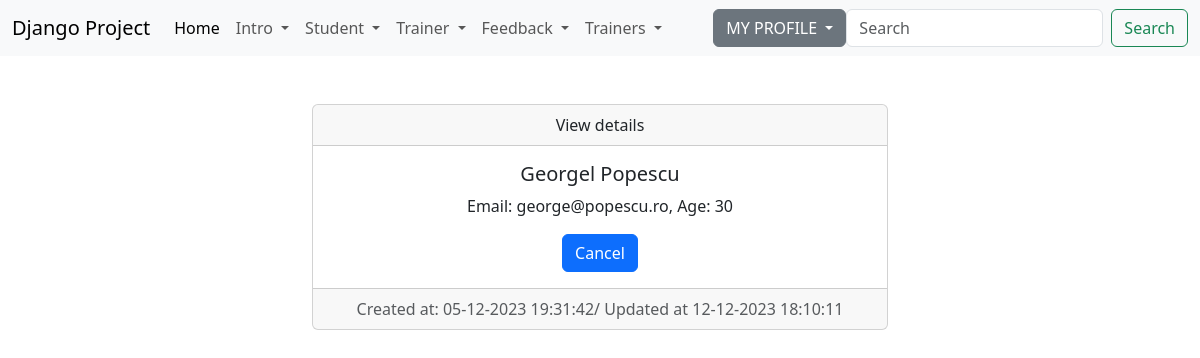
Screenshot of /details_student/1/ (signed in) with the database file from the repository.
### student/models.py (models this page shows)
class Student(models.Model):
    gender_options =(
        ('male', 'Male'),
        ('female', 'Female')
    )
    first_name = models.CharField(max_length=30)
    last_name = models.CharField(max_length=30)
    age = models.IntegerField()
    email = models.EmailField(max_length=50)
    description = models.TextField(max_length=400)
    start_date = models.DateField()
    end_date = models.DateField()
    active = models.BooleanField(default=True)
    gender = models.CharField(choices=gender_options, max_length=6)
    trainer = models.ForeignKey(Trainer, on_delete=models.CASCADE, null=True)
    profile = models.ImageField(upload_to='profile_students/', null=True)
    created_at = models.DateTimeField(auto_now_add=True)
    updated_at = models.DateTimeField(auto_now=True)
    def __str__(self):
        return f'{self.first_name} {self.last_name}'

### student/views.py (the view)
# urls.py: path('details_student/<int:pk>/', views.StudentDetailView.as_view(), name='details-student'),
class StudentDetailView(LoginRequiredMixin, PermissionRequiredMixin, DetailView):
    template_name = 'student/detail_student.html'
    model = Student
    permission_required = 'student.view_student'

### djangoProject/context_processors.py (called while the page is built)
def get_all_trainers(request):
    return {'trainers': Trainer.objects.all()}

### trainer/models.py (called while the page is built)
    def __str__(self):
        return f'{self.first_name} {self.last_name}'

### templates/student/detail_student.html (shortened to what this page needs)
{% extends 'base.html' %}
{% block content %}
    <div class="container-fluid">
        <div class="row">
            <div class="col-md-6 offset-md-3">
                <br><br>
                <div class="card text-center">
                    <div class="card-header">
                       View details
                    </div>
                    <div class="card-body">
                        <h5 class="card-title">{{ student.first_name }} {{ student.last_name }}</h5>
                        <p class="card-text">Email: {{ student.email }}, Age: {{ student.age }}</p>
                        <a href="{% url 'list-of-students' %}" class="btn btn-primary">Cancel</a>
                    </div>
                    <div class="card-footer text-body-secondary">
                      Created at: {{ student.created_at|date:"d-m-Y H:i:s" }}/ Updated at {{ student.updated_at|date:"d-m-Y H:i:s" }}
                    </div>
                </div>
            </div>
        </div>
    </div>
{% endblock %}

### rows the page displays
Student: first_name "Georgel", last_name "Popescu", email "george@popescu.ro", age "30", created_at "05-12-2023 19:31:42", updated_at "12-12-2023 18:10:11"
